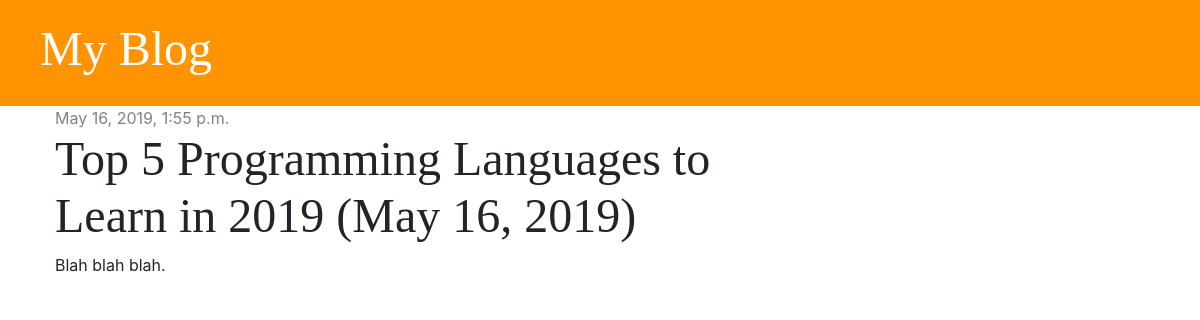
/post/2/, run on an earlier commit of the app's database.
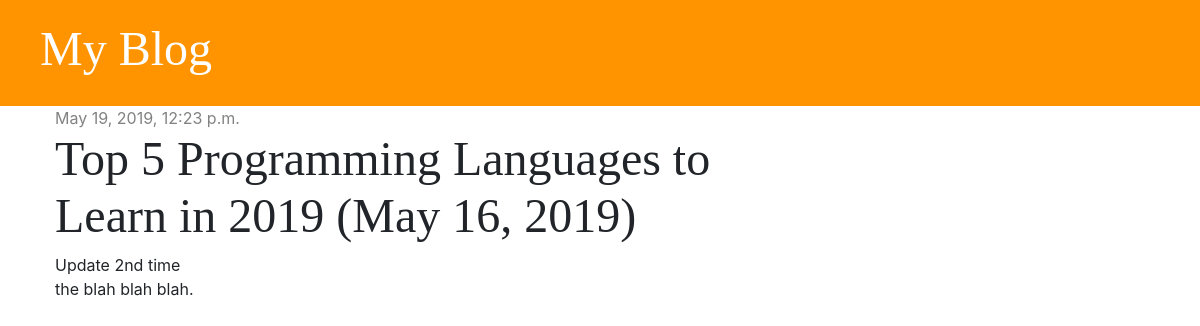
And on a later commit of the database.
### blog/models.py (models this page shows, shortened)
class Post(models.Model):
    author = models.ForeignKey('auth.User', on_delete=models.CASCADE)
    title = models.CharField(max_length=200)
    text = models.TextField()
    created_date = models.DateTimeField(default=timezone.now)
    published_date = models.DateTimeField(blank=True, null=True)

### blog/views.py (the view)
# urls.py: path('post/<int:pk>/', views.post_detail, name='post_detail'),
def post_detail(request, pk):
    post = get_object_or_404(Post, pk=pk)
    stuff_for_frontend = {'post': post}
    return render(request, 'blog/post_detail.html', stuff_for_frontend)

### blog/templates/blog/post_detail.html (shortened to what this page needs)
{% extends 'blog/base.html'%}
{% block content %}
    <div class="post">
        {% if post.published_date %}
            <div class="date">
                {{ post.published_date }}
            </div>
            {% else %}
            <a href="{% url 'post_publish' pk=post.pk %}" class="btn btn-primary">Publish</a>
        {% endif %}
        <h1>{{ post.title }}</h1>
        <p>{{ post.text|linebreaksbr }}</p>
    </div>
{% endblock %}

What changed in the data, as far as the page shows it:
changed Post: published_date "May 16, 2019, 1:55 p.m." → "May 19, 2019, 12:23 p.m."; text "Blah blah blah." → "Update 2nd time the blah blah blah."
